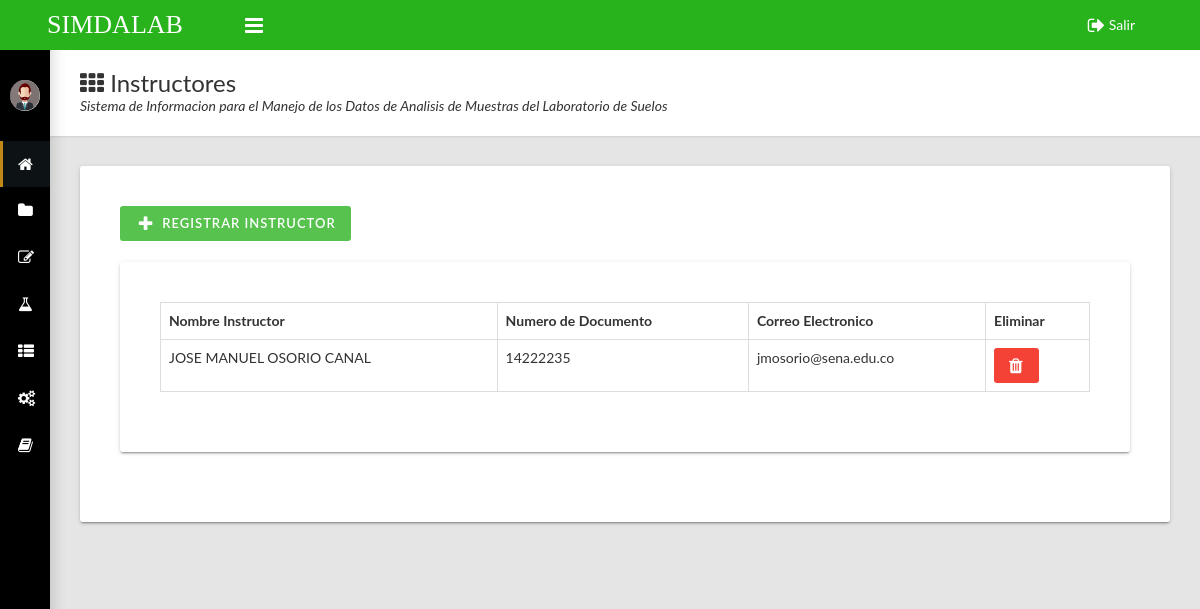
The app's page /pages/Administrador/registrar/Reg-Instructor/Reg-Instructor.php (signed in) with its own data.
### tables this page shows
CREATE TABLE `instructores` (
  `id_Instructor` bigint(20) NOT NULL,
  `numero_Documento` varchar(20) NOT NULL,
  `nombre_Instructor` varchar(60) NOT NULL,
  `Correo_Electronico` varchar(100) NOT NULL
);

### pages/Administrador/registrar/Reg-Instructor/Reg-Instructor.php (the view, shortened to what this page needs)
<?php
if (isset($_SESSION['ADMINISTRADOR']))
{
  include '../../../../assets/conexion/conexion.php';
?>
<!DOCTYPE html>
<html>
  <head>
    <link rel="stylesheet" type="text/css" href="../../../../assets/css/main.css">
  </head>
  <body class="sidebar-mini fixed sidebar-collapse">
    <div class="wrapper">
      <header class="main-header hidden-print"><a class="logo" href="../../index.php">SIMDALAB</a>
        <nav class="navbar navbar-static-top">
          <a class="sidebar-toggle" href="#" data-toggle="offcanvas"></a>
          <div class="navbar-custom-menu">
            <ul class="top-nav">
              <li><a href="../../../../assets/conexion/cerrar.php"><i class="fa fa-sign-out fa-lg"></i> Salir</a></li>
            </ul>
          </div>
        </nav>
      </header>
      <aside class="main-sidebar hidden-print">
        <section class="sidebar">
          <div class="user-panel">
            <div class="pull-left image"><img class="img-circle" src="../../../../assets/imagenes/administrador.png" alt="User Image"></div>
          </div>
         <ul class="sidebar-menu">
            <li class="active"><a href="../../index.php"><i class="fa fa-home"></i><span>Inicio</span></a></li>
            <li class="treeview"><a href="#"><i class="fa fa-folder"></i><span>Registrar</span><i class="fa fa-angle-right"></i></a>
                <li class="treeview"><a href="#"><i class="fa fa-edit"></i><span>Ingresar</span><i class="fa fa-angle-right"></i></a>
            </li>
               <li class="treeview"><a href="#"><i class="fa fa-flask"></i><span>Analizar</span><i class="fa fa-angle-right"></i></a>
            </li>
            <li class="treeview"><a href="#"><i class="fa fa-th-list"></i><span>Consultar</span><i class="fa fa-angle-right"></i></a>
            </li>
            <li class="treeview"><a href="#"><i class="fa fa-gears"></i><span>Configuracion</span><i class="fa fa-angle-right"></i></a>
            </li>
            <li class=""><a href="../../manual_usuario/manual_de_usuario_simdalab.pdf"><i class="fa fa-book"></i><span>Manual De Usuario</span></a></li>
          </ul>
        </section>
      </aside>
      <div class="content-wrapper">
        <div class="page-title">
          <div>
            <h1><i class="fa fa-th"></i> Instructores</h1>
            <p>Sistema de Informacion para el Manejo de los Datos de Analisis de Muestras del Laboratorio de Suelos</p>
          </div>
        </div>
        <div class="row">
          <div class="col-md-12">
            <div class="card">
              <div class="row">
                <div class="col-md-4">
                  <button class="btn btn-primary icon-btn" type="button" data-toggle="modal" data-target="#abrir_formulario"><i class="fa fa-fw fa-lg fa-plus"></i>Registrar Instructor</button>
                    <div class="col-md-8"></div>
                </div>
              </div>
              <br>
              <div class="row">
                <div class="col-md-12">
                  <div class="card">
                    <div class="card-body" id="Contenedor_Recargar">
                      <table class="table table-hover table-bordered" id="sampleTable">
                        <thead>
                          <tr>
                            <th>Nombre Instructor</th>
                            <th>Numero de Documento</th>
                            <th>Correo Electronico</th>
                            <th>Eliminar</th>
                          </tr>
                      <tbody>
                         <?php
          $busqueda="SELECT `id_Instructor`, `numero_Documento`, `nombre_Instructor`, `Correo_Electronico` FROM `instructores` ORDER BY `instructores`.`id_Instructor` DESC";
          $query=mysqli_query($conexion,$busqueda);
          while ($fila=mysqli_fetch_row($query)){
            echo "<tr> ";
            echo "<td>$fila[2]  </td>";
            echo "<td>$fila[1]  </td>";
            echo "<td>$fila[3] </td>";
            echo "<td><div><a class='btn btn-danger' href='eliminar-instructor.php?id_Instructor=".$fila['0']."'><i class='fa fa-lg fa-trash'></i></a></div></td>";
            echo "</tr>";
            }
          ?>
                        </tbody>
                      </table>
                    </div>
                  </div>
                </div>
              </div>
            </div>
          </div>
        </div>
      </div>
  </body>
</html>
<?php
}
else
{
  echo "<script type='text/javascript'>alert('Acceso Denegado');location='../../../../index.php?Acceso Denegado'</script>";
}
?>

### records on screen
instructores: nombre_Instructor "JOSE MANUEL OSORIO CANAL", numero_Documento "14222235", Correo_Electronico "jmosorio@sena.edu.co"
